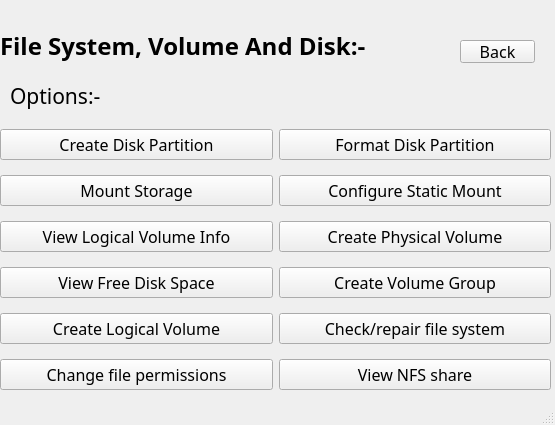
<?xml version="1.0" encoding="UTF-8"?>
<ui version="4.0">
 <class>MainWindow</class>
 <widget class="QMainWindow" name="MainWindow">
  <property name="geometry">
   <rect>
    <x>0</x>
    <y>0</y>
    <width>555</width>
    <height>425</height>
   </rect>
  </property>
  <property name="font">
   <font>
    <weight>50</weight>
    <bold>false</bold>
   </font>
  </property>
  <property name="windowTitle">
   <string>MainWindow</string>
  </property>
  <widget class="QWidget" name="centralwidget">
   <widget class="QLabel" name="label">
    <property name="geometry">
     <rect>
      <x>0</x>
      <y>20</y>
      <width>451</width>
      <height>51</height>
     </rect>
    </property>
    <property name="font">
     <font>
      <family>Rockwell Nova Light</family>
      <pointsize>18</pointsize>
      <weight>75</weight>
      <bold>true</bold>
     </font>
    </property>
    <property name="text">
     <string>File System, Volume And Disk:-</string>
    </property>
   </widget>
   <widget class="QPushButton" name="Exit">
    <property name="geometry">
     <rect>
      <x>460</x>
      <y>40</y>
      <width>75</width>
      <height>23</height>
     </rect>
    </property>
    <property name="font">
     <font>
      <family>Rockwell</family>
      <pointsize>12</pointsize>
      <weight>50</weight>
      <bold>false</bold>
     </font>
    </property>
    <property name="text">
     <string>Back</string>
    </property>
   </widget>
   <widget class="QLabel" name="label_2">
    <property name="geometry">
     <rect>
      <x>10</x>
      <y>80</y>
      <width>91</width>
      <height>31</height>
     </rect>
    </property>
    <property name="font">
     <font>
      <family>Yu Gothic Light</family>
      <pointsize>16</pointsize>
      <weight>50</weight>
      <bold>false</bold>
     </font>
    </property>
    <property name="text">
     <string>Options:-</string>
    </property>
   </widget>
   <widget class="QWidget" name="gridLayoutWidget_2">
    <property name="geometry">
     <rect>
      <x>0</x>
      <y>120</y>
      <width>551</width>
      <height>281</height>
     </rect>
    </property>
    <layout class="QGridLayout" name="gridLayout_2">
     <item row="3" column="3">
      <widget class="QPushButton" name="cvg">
       <property name="maximumSize">
        <size>
         <width>16777215</width>
         <height>16777215</height>
        </size>
       </property>
       <property name="font">
        <font>
         <family>Rockwell</family>
         <pointsize>12</pointsize>
         <weight>50</weight>
         <bold>false</bold>
        </font>
       </property>
       <property name="text">
        <string>Create Volume Group</string>
       </property>
      </widget>
     </item>
     <item row="0" column="1">
      <widget class="QPushButton" name="cdp">
       <property name="font">
        <font>
         <family>Rockwell</family>
         <pointsize>12</pointsize>
         <weight>50</weight>
         <bold>false</bold>
        </font>
       </property>
       <property name="text">
        <string>Create Disk Partition</string>
       </property>
      </widget>
     </item>
     <item row="4" column="3">
      <widget class="QPushButton" name="crfs">
       <property name="font">
        <font>
         <family>Rockwell</family>
         <pointsize>12</pointsize>
         <weight>50</weight>
         <bold>false</bold>
        </font>
       </property>
       <property name="text">
        <string>Check/repair file system</string>
       </property>
      </widget>
     </item>
     <item row="0" column="3">
      <widget class="QPushButton" name="fdp">
       <property name="font">
        <font>
         <family>Rockwell</family>
         <pointsize>12</pointsize>
         <weight>50</weight>
         <bold>false</bold>
        </font>
       </property>
       <property name="text">
        <string>Format Disk Partition</string>
       </property>
      </widget>
     </item>
     <item row="2" column="1">
      <widget class="QPushButton" name="vlvi">
       <property name="font">
        <font>
         <family>Rockwell</family>
         <pointsize>12</pointsize>
         <weight>50</weight>
         <bold>false</bold>
        </font>
       </property>
       <property name="text">
        <string>View Logical Volume Info</string>
       </property>
      </widget>
     </item>
     <item row="1" column="3">
      <widget class="QPushButton" name="csm">
       <property name="font">
        <font>
         <family>Rockwell</family>
         <pointsize>12</pointsize>
         <weight>50</weight>
         <bold>false</bold>
        </font>
       </property>
       <property name="text">
        <string>Configure Static Mount</string>
       </property>
      </widget>
     </item>
     <item row="2" column="3">
      <widget class="QPushButton" name="cpv">
       <property name="font">
        <font>
         <family>Rockwell</family>
         <pointsize>12</pointsize>
         <weight>50</weight>
         <bold>false</bold>
        </font>
       </property>
       <property name="text">
        <string>Create Physical Volume</string>
       </property>
      </widget>
     </item>
     <item row="6" column="3">
      <widget class="QPushButton" name="vns">
       <property name="font">
        <font>
         <family>Rockwell</family>
         <pointsize>12</pointsize>
         <weight>50</weight>
         <bold>false</bold>
        </font>
       </property>
       <property name="text">
        <string>View NFS share</string>
       </property>
      </widget>
     </item>
     <item row="4" column="1">
      <widget class="QPushButton" name="clv">
       <property name="font">
        <font>
         <family>Rockwell</family>
         <pointsize>12</pointsize>
         <weight>50</weight>
         <bold>false</bold>
        </font>
       </property>
       <property name="text">
        <string>Create Logical Volume</string>
       </property>
      </widget>
     </item>
     <item row="1" column="1">
      <widget class="QPushButton" name="ms">
       <property name="font">
        <font>
         <family>Rockwell</family>
         <pointsize>12</pointsize>
         <weight>50</weight>
         <bold>false</bold>
        </font>
       </property>
       <property name="text">
        <string>Mount Storage</string>
       </property>
      </widget>
     </item>
     <item row="6" column="1">
      <widget class="QPushButton" name="cfs">
       <property name="font">
        <font>
         <family>Rockwell</family>
         <pointsize>12</pointsize>
         <weight>50</weight>
         <bold>false</bold>
        </font>
       </property>
       <property name="text">
        <string>Change file permissions</string>
       </property>
      </widget>
     </item>
     <item row="3" column="1">
      <widget class="QPushButton" name="vfds">
       <property name="font">
        <font>
         <family>Rockwell</family>
         <pointsize>12</pointsize>
         <weight>50</weight>
         <bold>false</bold>
        </font>
       </property>
       <property name="text">
        <string>View Free Disk Space</string>
       </property>
      </widget>
     </item>
    </layout>
   </widget>
  </widget>
  <widget class="QStatusBar" name="statusbar"/>
 </widget>
 <resources/>
 <connections/>
</ui>
